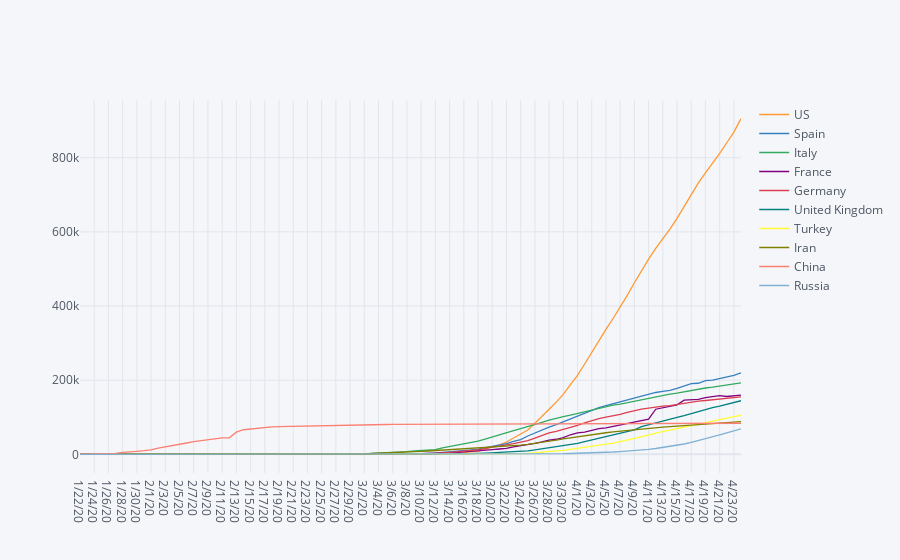

Here is the notebook cell this chart was saved with:
### Code cell
covid_country.sort_values(by=covid_country.columns[-1], ascending=False).head(10).T.iplot()
plt.show()
